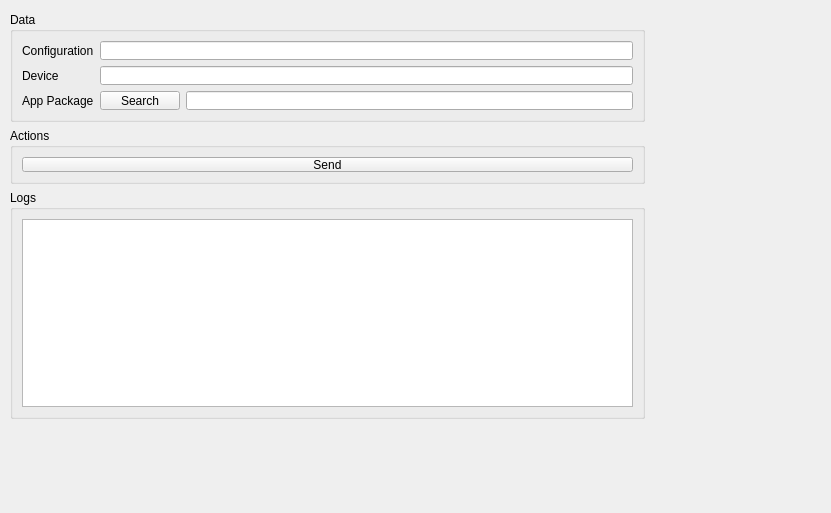
<?xml version="1.0" encoding="UTF-8"?>
<ui version="4.0">
 <class>TabRaspberrySendData</class>
 <widget class="QWidget" name="TabRaspberrySendData">
  <property name="geometry">
   <rect>
    <x>0</x>
    <y>0</y>
    <width>831</width>
    <height>513</height>
   </rect>
  </property>
  <property name="windowTitle">
   <string>Form</string>
  </property>
  <widget class="QGroupBox" name="groupBox_8">
   <property name="geometry">
    <rect>
     <x>10</x>
     <y>12</y>
     <width>635</width>
     <height>110</height>
    </rect>
   </property>
   <property name="title">
    <string>Data</string>
   </property>
   <layout class="QFormLayout" name="formLayout_3">
    <item row="0" column="0">
     <widget class="QLabel" name="label_12">
      <property name="text">
       <string>Configuration</string>
      </property>
     </widget>
    </item>
    <item row="0" column="1">
     <widget class="QLineEdit" name="lineEdit_2"/>
    </item>
    <item row="1" column="0">
     <widget class="QLabel" name="label_13">
      <property name="text">
       <string>Device</string>
      </property>
     </widget>
    </item>
    <item row="1" column="1">
     <widget class="QLineEdit" name="lineEdit_3"/>
    </item>
    <item row="2" column="0">
     <widget class="QLabel" name="label_14">
      <property name="text">
       <string>App Package</string>
      </property>
     </widget>
    </item>
    <item row="2" column="1">
     <layout class="QHBoxLayout" name="horizontalLayout_5">
      <item>
       <widget class="QPushButton" name="pushButton_4">
        <property name="text">
         <string>Search</string>
        </property>
       </widget>
      </item>
      <item>
       <widget class="QLineEdit" name="lineEdit_4"/>
      </item>
     </layout>
    </item>
   </layout>
  </widget>
  <widget class="QGroupBox" name="groupBox_9">
   <property name="geometry">
    <rect>
     <x>10</x>
     <y>128</y>
     <width>635</width>
     <height>56</height>
    </rect>
   </property>
   <property name="title">
    <string>Actions</string>
   </property>
   <layout class="QVBoxLayout" name="verticalLayout_7">
    <item>
     <widget class="QPushButton" name="pushButton_5">
      <property name="text">
       <string>Send</string>
      </property>
     </widget>
    </item>
   </layout>
  </widget>
  <widget class="QGroupBox" name="groupBox_7">
   <property name="geometry">
    <rect>
     <x>10</x>
     <y>190</y>
     <width>635</width>
     <height>229</height>
    </rect>
   </property>
   <property name="title">
    <string>Logs</string>
   </property>
   <layout class="QVBoxLayout" name="verticalLayout_5">
    <item>
     <widget class="QTextEdit" name="textEdit_2"/>
    </item>
   </layout>
  </widget>
 </widget>
 <resources/>
 <connections/>
</ui>
